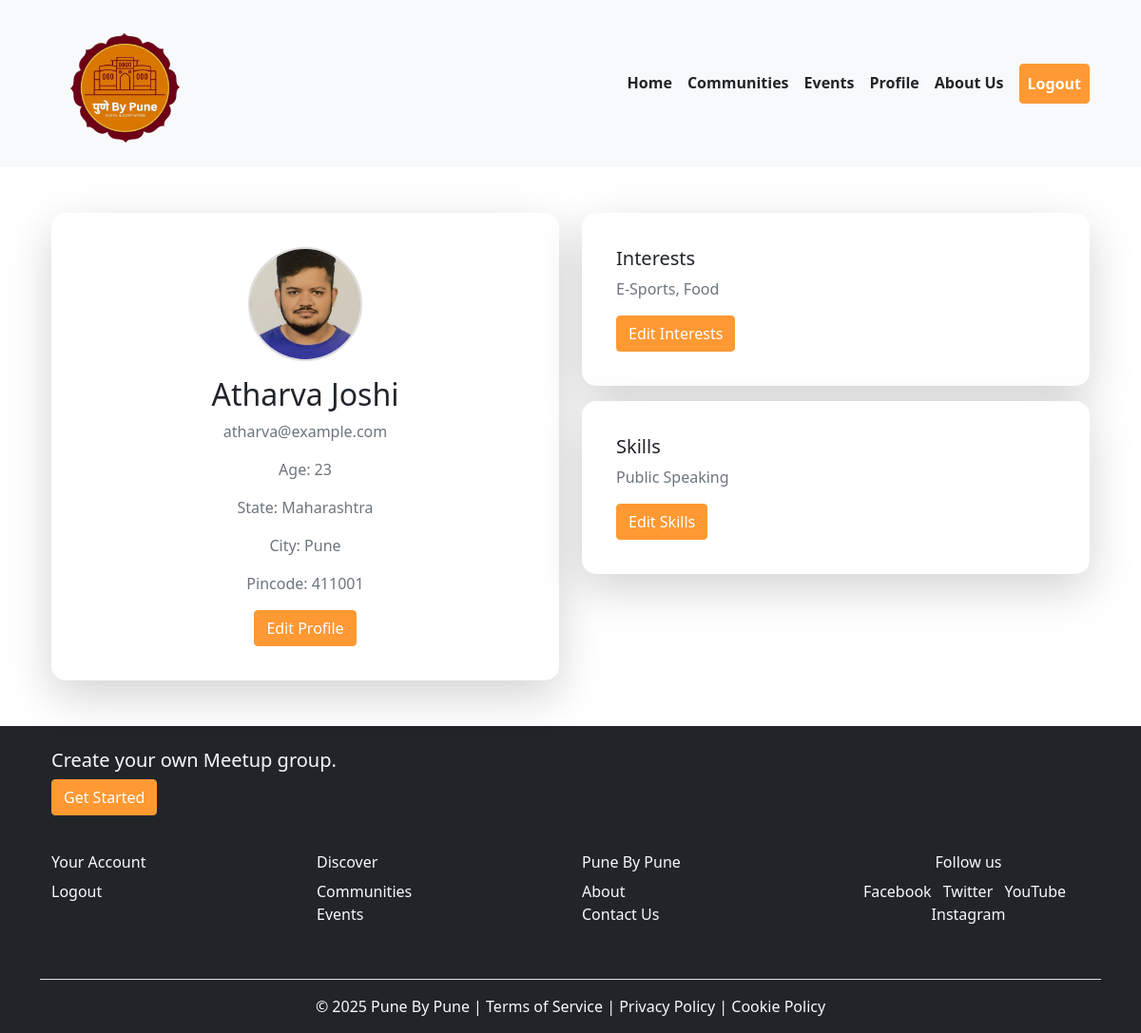
Page /profile.php (signed in) on the committed database.
### tables this page shows
CREATE TABLE IF NOT EXISTS `users` (
  `user_id` int NOT NULL AUTO_INCREMENT,
  `name` varchar(100) NOT NULL,
  `email` varchar(100) NOT NULL,
  `password` varchar(255) NOT NULL,
  `age` int DEFAULT NULL,
  `state_id` int DEFAULT NULL,
  `city_id` int DEFAULT NULL,
  `pincode_id` int DEFAULT NULL,
  `profile_picture` varchar(255) DEFAULT NULL,
  `phone_number` varchar(15) NOT NULL,
  PRIMARY KEY (`user_id`),
  UNIQUE KEY `email` (`email`),
  KEY `state_id` (`state_id`),
  KEY `city_id` (`city_id`),
  KEY `pincode_id` (`pincode_id`)
);

CREATE TABLE IF NOT EXISTS `states` (
  `state_id` int NOT NULL AUTO_INCREMENT,
  `state_name` varchar(100) NOT NULL,
  PRIMARY KEY (`state_id`),
  UNIQUE KEY `state_name` (`state_name`)
);

CREATE TABLE IF NOT EXISTS `cities` (
  `city_id` int NOT NULL AUTO_INCREMENT,
  `city_name` varchar(100) NOT NULL,
  `state_id` int DEFAULT NULL,
  PRIMARY KEY (`city_id`),
  KEY `state_id` (`state_id`)
);

CREATE TABLE IF NOT EXISTS `pincodes` (
  `pincode_id` int NOT NULL AUTO_INCREMENT,
  `pincode` varchar(10) NOT NULL,
  `city_id` int DEFAULT NULL,
  PRIMARY KEY (`pincode_id`),
  KEY `city_id` (`city_id`)
);

### profile.php (the view, shortened to what this page needs)
<?php
include('navbar.php');
include('connection.php');
$user_id = $_SESSION['user_id'];
$profileQuery = "
    SELECT
        users.profile_picture,
        users.name,
        users.email,
        users.age,
        states.state_name,
        cities.city_name,
        pincodes.pincode
    FROM users
    LEFT JOIN states ON users.state_id = states.state_id
    LEFT JOIN cities ON users.city_id = cities.city_id
    LEFT JOIN pincodes ON users.pincode_id = pincodes.pincode_id
    WHERE users.user_id = ?";
$stmt = $conn->prepare($profileQuery);
$stmt->bind_param("i", $user_id);
$stmt->execute();
$profileResult = $stmt->get_result();
$user = $profileResult->fetch_assoc();
$profile_photo = !empty($user['profile_picture'])
    ? htmlspecialchars($user['profile_picture'])
    : 'https://via.placeholder.com/150';
$name = $user['name'] ?? 'N/A';
$email = $user['email'] ?? 'N/A';
$age = $user['age'] ?? 'N/A';
$state = $user['state_name'] ?? 'N/A';
$city = $user['city_name'] ?? 'N/A';
$pincode = $user['pincode'] ?? 'N/A';
$interestSql = "SELECT interest_ids FROM user_interests WHERE user_id = ?";
$stmt = $conn->prepare($interestSql);
$stmt->bind_param("i", $user_id);
$stmt->execute();
$interestResult = $stmt->get_result();
$interests = [];
if ($row = $interestResult->fetch_assoc()) {
    $interest_ids = explode(',', $row['interest_ids']);
    if (!empty($interest_ids)) {
        $placeholders = implode(',', array_fill(0, count($interest_ids), '?'));
        $query = "SELECT interest_name FROM interest WHERE interest_id IN ($placeholders)";
        $stmt = $conn->prepare($query);
        $stmt->bind_param(str_repeat('i', count($interest_ids)), ...$interest_ids);
        $stmt->execute();
        $res = $stmt->get_result();
        while ($interest = $res->fetch_assoc()) {
            $interests[] = $interest['interest_name'];
        }
    }
}
$interest_text = !empty($interests) ? implode(', ', $interests) : "No interests available";
$skillSql = "SELECT skill_ids FROM user_skills WHERE user_id = ?";
$stmt = $conn->prepare($skillSql);
$stmt->bind_param("i", $user_id);
$stmt->execute();
$skillResult = $stmt->get_result();
$skills = [];
if ($row = $skillResult->fetch_assoc()) {
    $skill_ids = explode(',', $row['skill_ids']);
    if (!empty($skill_ids)) {
        $placeholders = implode(',', array_fill(0, count($skill_ids), '?'));
        $query = "SELECT skill_name FROM skills WHERE skill_id IN ($placeholders)";
        $stmt = $conn->prepare($query);
        $stmt->bind_param(str_repeat('i', count($skill_ids)), ...$skill_ids);
        $stmt->execute();
        $res = $stmt->get_result();
        while ($skill = $res->fetch_assoc()) {
            $skills[] = $skill['skill_name'];
        }
    }
}
$skill_text = !empty($skills) ? implode(', ', $skills) : "No skills available";
?>
<!DOCTYPE html>
<html lang="en">
<head>
    <link href="https://cdn.jsdelivr.net/npm/bootstrap@5.1.3/dist/css/bootstrap.min.css" rel="stylesheet">
    <link rel="stylesheet" href="./CSS/home.css">
</head>
<body>
    <div class="container mt-5 mb-5">
    <div class="row">
        <div class="col-md-6 mb-4 mb-md-0">
            <div class="card shadow-lg">
                <div class="card-body text-center">
                    <img src="<?php echo ($profile_photo); ?>" alt="Profile Picture" class="profile-picture mb-3">
                    <h2><?php echo htmlspecialchars($name); ?></h2>
                    <p class="text-muted"> <?php echo htmlspecialchars($email); ?></p>
                    <p class="text-muted"> Age: <?php echo htmlspecialchars($age); ?></p>
                    <p class="text-muted"> State: <?php echo htmlspecialchars($state); ?></p>
                    <p class="text-muted"> City: <?php echo htmlspecialchars($city); ?></p>
                    <p class="text-muted"> Pincode: <?php echo htmlspecialchars($pincode); ?></p>
                    <button class="btn btn-primary" data-bs-toggle="modal" data-bs-target="#editProfileModal">Edit Profile</button>
                </div>
            </div>
        </div>
        <div class="col-md-6">
            <div class="card shadow-lg mb-3">
                <div class="card-body">
                    <h5>Interests</h5>
                    <p class="text-muted" id="interests-text"> <?php echo htmlspecialchars($interest_text); ?></p>
                    <button class="btn btn-secondary" data-bs-toggle="modal" data-bs-target="#editInterestsModal">Edit Interests</button>
                </div>
            </div>
            <div class="card shadow-lg">
                <div class="card-body">
                    <h5>Skills</h5>
                    <p class="text-muted" id="skills-text"> <?php echo htmlspecialchars($skill_text); ?></p>
                    <button class="btn btn-secondary" data-bs-toggle="modal" data-bs-target="#editSkillsModal">Edit Skills</button>
                </div>
            </div>
        </div>
    </div>
</div>
    <?php include('footer.php') ?>
</body>
</html>

### CSS/home.css (style rules this page uses)
.btn { background-color: #ff9933 !important; border-color: #ff9933 !important; color: white !important; }
.card { border: none; box-shadow: none; }

### profile.php (style rules this page uses)
.profile-picture { width: 120px; height: 120px; border-radius: 50%; object-fit: cover; border: 2px solid #ddd; }
.card { border-radius: 15px; padding: 20px; }
.profile-picture { width: 120px; height: 120px; border-radius: 50%; object-fit: cover; }

### rows in the picture
users: profile_picture (picture), name "Atharva Joshi", email "atharva@example.com", age "23", state.state_name "Maharashtra", city.city_name "Pune", pincode.pincode "411001"

### other values in the picture
$interest_text "E-Sports, Food"
$skill_text "Public Speaking"
